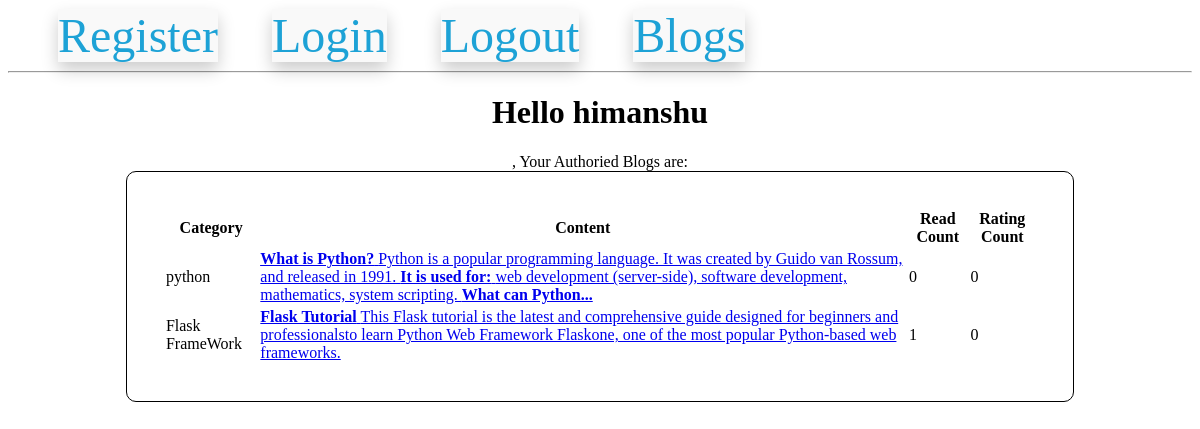
Page /viewBlog (signed in) on the earlier database version.
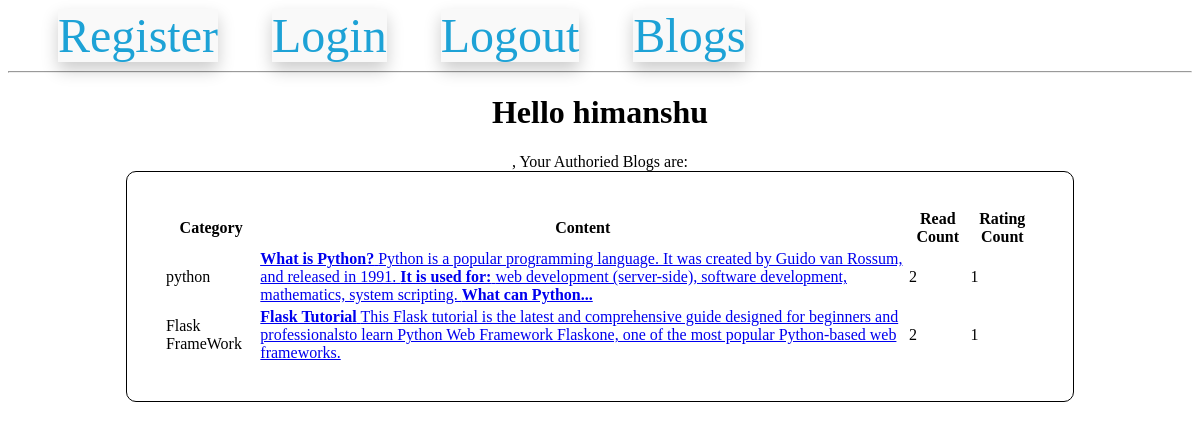
Same page on the later database version.
### models.py (models this page shows)
class BlogModel(db.Model):
    id = db.Column(db.Integer, primary_key=True)
    category_id = db.Column(
        db.Integer, db.ForeignKey("category_master.category_id"), nullable=False
    )
    blog_user_id = db.Column(db.Integer, db.ForeignKey("users.id"), nullable=False)
    blog_text = db.Column(db.Text, nullable=False)
    blog_creation_date = db.Column(db.DateTime)
    blog_read_count = db.Column(db.Integer, default=0)
    blog_rating_count = db.Column(db.Integer, default=0)

### routes.py (the view)
@app.route("/viewBlog")
@login_required
def view_blogs():
    get_all_categories()
    all_self_blogs = BlogModel.query.filter(
        BlogModel.blog_user_id == current_user.id
    ).all()
    return render_template(
        "view_blog.html",
        all_self_blogs=all_self_blogs,
        all_categories=global_all_category_name,  # Pass the category names as 'all_categories'
    )

### models.py (called while the page is built)
@login.user_loader
def load_user(id):
    return UserModel.query.get(int(id))

### routes.py (called while the page is built)
def get_all_categories():
    global global_all_category_no, global_all_category_name
    all_category_info = db.session.query(
        CategoryMaster.category_id, CategoryMaster.category_name
    )
    all_category_info = list(all_category_info)
    global_all_category_no, global_all_category_name = zip(*all_category_info)

### templates/view_blog.html
{% extends 'base.html' %}
{% block content %}
<center>
  <h1> Hello {{ current_user.username }} </h1>, Your Authoried Blogs are:
  <table
    style="
      border: 1px solid black;
      border-radius: 10px;
      padding: 3%;
      width: 80%;">
      <thead>
        <th>Category</th>
        <th>Content</th>
        <th>Read Count</th>
        <th>Rating Count</th>
      </thead>
      <tbody>
        {% for a_blog in all_self_blogs %}
        <tr>
          <td>
            {{ all_categories[a_blog.category_id-1]}}
          </td>
          <td>
            <a href="/self_blog_detail/{{ a_blog.id }}/{{ all_categories[a_blog.category_id-1]}}">{{ a_blog.blog_text|safe|truncate(275)}}</a>
          </td>
          <td>
            {{ a_blog.blog_read_count }}
          </td>
          <td>
            {{ a_blog.blog_rating_count }}
          </td>
        </tr>
        {% endfor %}
      </tbody>
  </table>
</center>
{% endblock %}

Differences in the rows shown:
changed BlogModel (number 1 of 2 on the later page): blog_read_count "0" → "2"; blog_rating_count "0" → "1"
changed BlogModel (number 2 of 2 on the later page): blog_read_count "1" → "2"; blog_rating_count "0" → "1"
